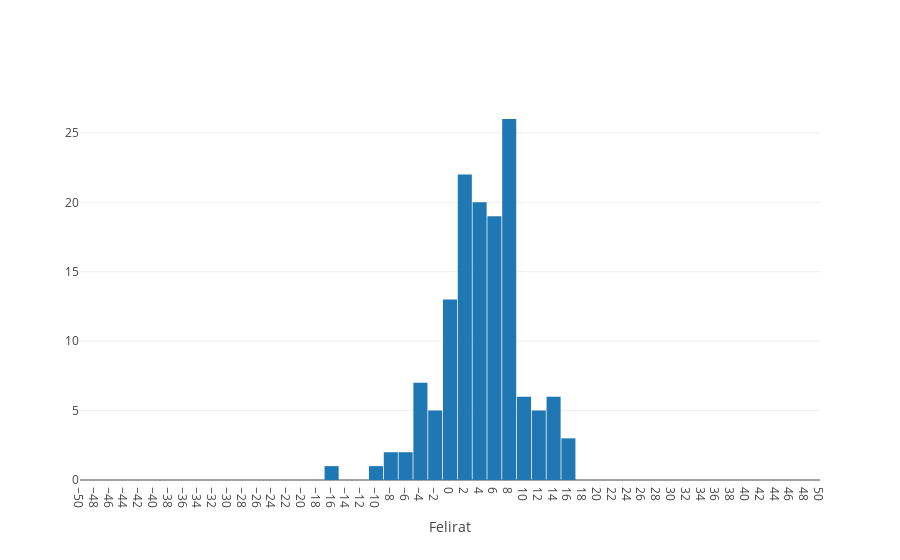

The code cell stored with this chart in its notebook:
### Markdown cell above
# Hiba

### Code cell
iplt(tk.calc_error_Omentes(GRSA,rhoAA,CapacityA,refx,linf(refx* 1e6,params[0]),detailOn=False,runNb=runNb))

### Figure 1 — Plotly figure (JSON) as saved in the notebook; plotly's stock layout.template omitted (floating-point values rounded to 4 significant figures; data arrays with more than 128 entries replaced by an {"elided": "..."} marker saying what was removed)
{"data": [{"type": "histogram", "x": {"elided": "138 float values"}, "xbins": {"end": 49, "size": 2, "start": -49}}], "layout": {"bargap": 0.05, "xaxis1": {"dtick": 2, "range": [-50, 50], "tick0": -50, "title": "Felirat"}}}
